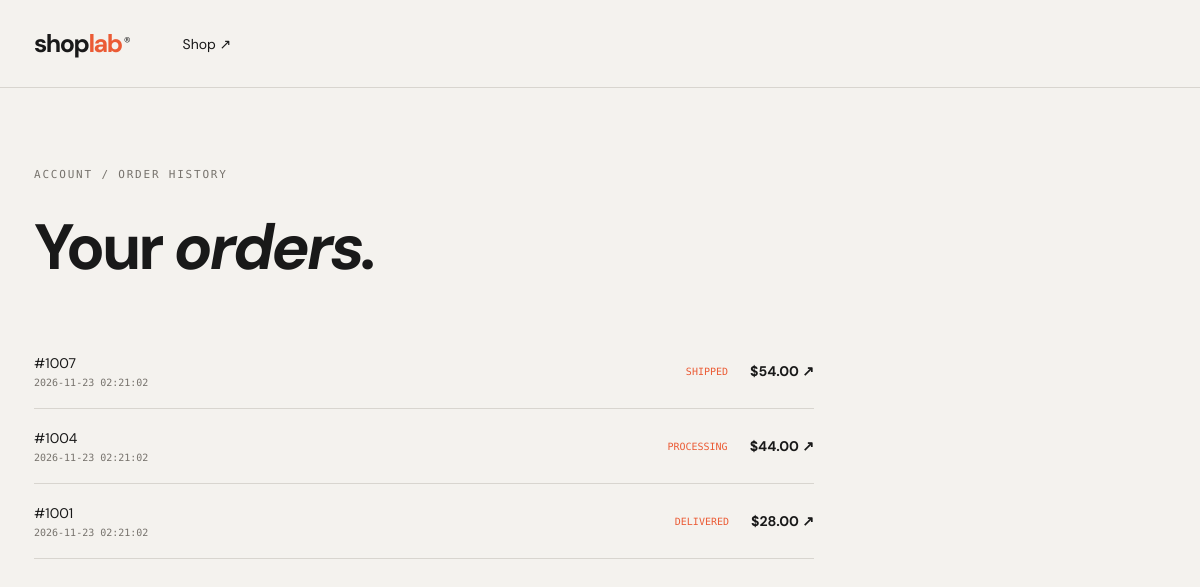
/orders (signed in), run on the app's committed database.
### tables this page shows
CREATE TABLE orders (
            id INTEGER PRIMARY KEY, user_id INTEGER NOT NULL, address_id INTEGER,
            total_price REAL NOT NULL, status TEXT NOT NULL DEFAULT 'Processing',
            created_at TEXT DEFAULT CURRENT_TIMESTAMP,
            FOREIGN KEY(user_id) REFERENCES users(id), FOREIGN KEY(address_id) REFERENCES addresses(id)
        );

### app.py (the view)
@app.get("/orders")
@login_required
def orders():
    return render_template("orders.html", orders=db().execute("SELECT * FROM orders WHERE user_id=? ORDER BY id DESC", (session["user_id"],)).fetchall())

### app.py (called while the page is built)
def db():
    if "db" not in g:
        g.db = sqlite3.connect(DATABASE)
        g.db.row_factory = sqlite3.Row
        g.db.execute("PRAGMA foreign_keys = ON")
    return g.db

@app.before_request
def ensure_database():
    init_db()

def current_user():
    user_id = session.get("user_id")
    return db().execute("SELECT id,name,email,role FROM users WHERE id=?", (user_id,)).fetchone() if user_id else None

def login_required(view):
    @wraps(view)
    def wrapped(*args, **kwargs):
        if not current_user():
            flash("Silakan masuk terlebih dahulu.", "error")
            return redirect(url_for("login", next=request.path))
        return view(*args, **kwargs)
    return wrapped

@app.context_processor
def inject_globals():
    return {"user": current_user(), "cart_count": sum(session.get("cart", {}).values())}

### templates/orders.html
<!doctype html><html lang="id"><head><meta charset="utf-8"><meta name="viewport" content="width=device-width,initial-scale=1"><title>Orders — ShopLab</title><link rel="stylesheet" href="{{ url_for('static', filename='style.css') }}"></head><body><nav class="nav wrap"><a class="brand" href="{{ url_for('home') }}">shop<span>lab</span><sup>®</sup></a><a href="{{ url_for('home') }}">Shop ↗</a></nav><main class="simple-page wrap"><p class="kicker">ACCOUNT / ORDER HISTORY</p><h1>Your <em>orders.</em></h1>{% for order in orders %}<a class="order-row" href="{{ url_for('order_detail', order_id=order.id) }}"><span>#{{ order.id }}<small>{{ order.created_at }}</small></span><span class="status">{{ order.status }}</span><strong>${{ '%.2f'|format(order.total_price) }} ↗</strong></a>{% else %}<p>No orders yet.</p>{% endfor %}</main></body></html>

### static/style.css (style rules this page uses)
:root { --ink:#191919;--cream:#f4f2ee;--line:#d8d5cf;--orange:#eb5b35;--muted:#77736d }
* { box-sizing:border-box }
body { margin:0;background:var(--cream);color:var(--ink);font:14px 'DM Sans',sans-serif }
.wrap { max-width:1240px;margin:auto;padding-left:34px;padding-right:34px }
.nav { height:88px;display:flex;align-items:center;border-bottom:1px solid var(--line);gap:54px }
.brand { font-weight:700;font-size:25px;letter-spacing:-1.5px;text-decoration:none;color:var(--ink) }
.brand span { color:var(--orange) }
.brand sup { font:9px 'DM Mono';margin-left:3px }
.nav a { color:var(--ink);text-decoration:none }
.kicker { font:11px 'DM Mono';letter-spacing:1.8px;color:var(--muted);margin:0 0 25px }
.auth,.simple-page { padding-top:80px;padding-bottom:100px }
.auth h1,.simple-page h1 { font-size:64px;letter-spacing:-3px;margin:0 0 45px }
.line-item,.order-row { display:flex;align-items:center;gap:22px;border-bottom:1px solid var(--line);padding:20px 0;max-width:700px }
.order-row { max-width:780px;text-decoration:none;color:var(--ink);justify-content:space-between }
.order-row span:first-child { flex:1 }
.order-row small { display:block;color:var(--muted);font:10px 'DM Mono';margin-top:5px }
.status { font:10px 'DM Mono';color:var(--orange);text-transform:uppercase }

### data on the page
orders: id "1007", created_at "2026-11-23 02:21:02", status "SHIPPED", total_price "54.00"
orders: id "1004", created_at "2026-11-23 02:21:02", status "PROCESSING", total_price "44.00"
orders: id "1001", created_at "2026-11-23 02:21:02", status "DELIVERED", total_price "28.00"
